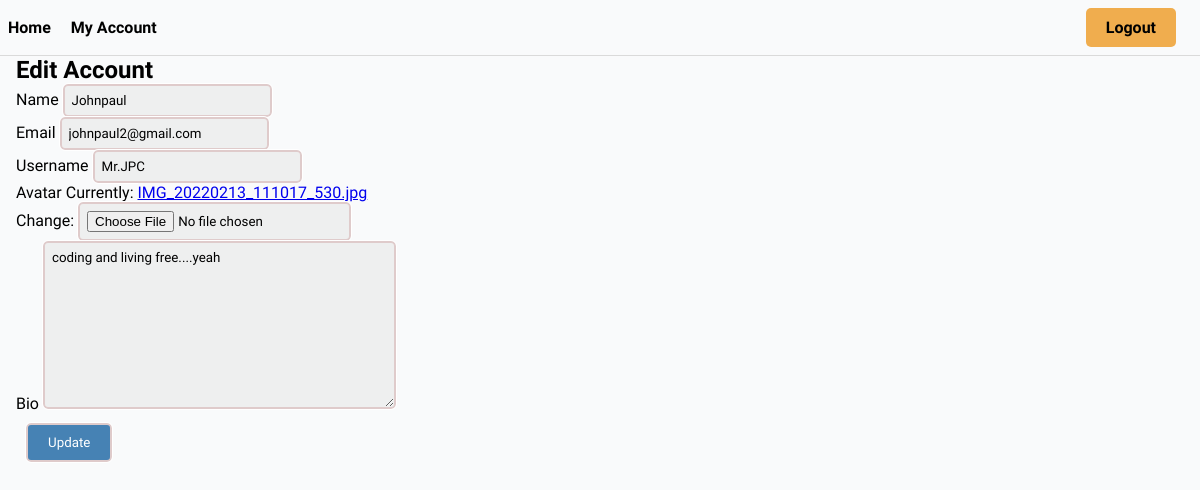
Page /user/edit-account/ (signed in) on the committed database.
### users/models.py (models this page shows, shortened)
class User(AbstractUser):
    username = models.CharField(max_length=100, null=True, blank=True)
    name = models.CharField(max_length=100)
    email = models.EmailField(unique=True)
    bio = models.TextField(null= True, blank=True)
    hackthon_participant = models.BooleanField(default=True, null=False)
    avatar = ResizedImageField(size = [200, 200] ,default = 'avatars/profile.jpeg', null=True)
    id = models.UUIDField(primary_key=True, editable=False, unique=True, default=uuid.uuid4)
    USERNAME_FIELD = 'email' #makes username exempted
    REQUIRED_FIELDS = ['username']    #a must use when you use USERNAME_FIELD

### users/views.py (the view, shortened to what this page needs)
# urls.py: path('edit-account/', EditAccount.as_view(), name="edit-account"),
class EditAccount(View):
    def get(self, request):
        form = EditAccountForm(instance=request.user)
        context = {'form':form}
        return render(request, 'users/user-form.html', context)

### users/forms.py
class EditAccountForm(ModelForm):
    class Meta:
        model = User
        fields = ['name', 'email', 'username', 'avatar', 'bio']

### templates/users/user-form.html (shortened to what this page needs)
{% extends 'base.html' %}
{% block content %}
<h2>Edit Account</h2>
    <div>
        <form action="" method="post" enctype="multipart/form-data">
            {% for field in form %}
                <div class="form-field-wrapper">
                    <label for="{{field.id_for_label}}">{{field.label}}</label>
                    {{field}}
                </div>
            {% endfor %}
                <input type="submit" class="btn btn-primary" value="Update">
        </form>
    </div>
{% endblock content %}

### static/css/main.css (style rules this page uses)
* { padding: 0; margin: 0; box-sizing: border-box; font-family: 'Readex Pro'; background-color: rgb(249, 250, 251); }
body { width: 100%; }
input, textarea { outline: solid 1px white; background: #eeeeeeea; padding: 7px; border-radius: 5px ; border: solid 2px #dfcbcb; }
.btn { padding: 10px 20px; border-radius: 5px; background-color: rgb(204, 204, 204); text-decoration: none; display: block; width: fit-content; margin: 10px; }
.btn-primary { background-color: steelblue; color: #fff !important; }

### rows in the picture
User: form "Johnpaul" "johnpaul2@gmail.com" "Mr.JPC" "coding and living free....yeah"

### other values in the picture
{{ field.label }} "Name" "Email" "Username" "Avatar" "Bio"
